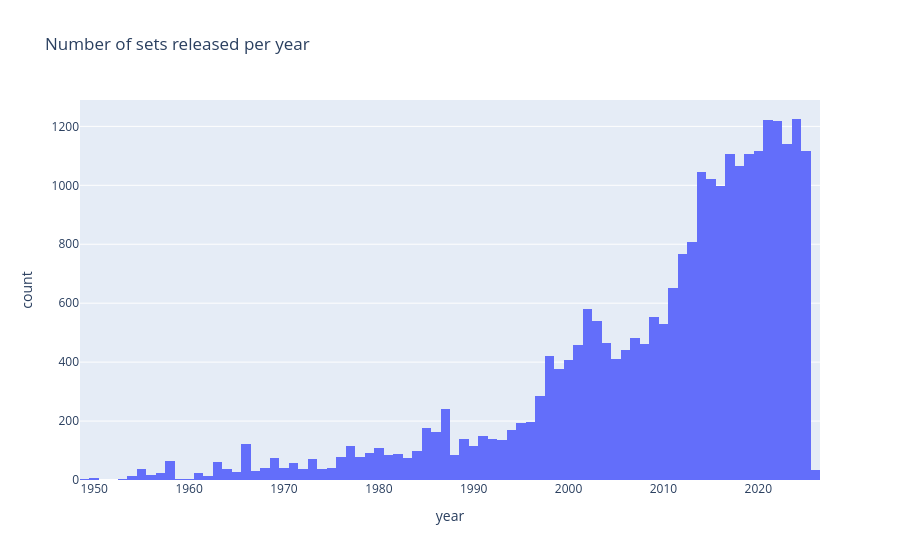

Source (notebook cell):
### Code cell
fig = px.histogram(
    df_sets,
    x="year",
    title="Number of sets released per year",
)
fig.show()

### Figure 1 — Plotly figure (JSON) as saved in the notebook; plotly's stock layout.template omitted (floating-point values rounded to 4 significant figures; data arrays with more than 128 entries replaced by an {"elided": "..."} marker saying what was removed)
{"data": [{"bingroup": "x", "hovertemplate": "year=%{x}<br>count=%{y}<extra></extra>", "legendgroup": "", "marker": {"color": "#636efa", "pattern": {"shape": ""}}, "name": "", "orientation": "v", "showlegend": false, "type": "histogram", "x": {"elided": "25673 int values"}, "xaxis": "x", "yaxis": "y"}], "layout": {"barmode": "relative", "legend": {"tracegroupgap": 0}, "title": {"text": "Number of sets released per year"}, "xaxis": {"anchor": "y", "domain": [0, 1], "title": {"text": "year"}}, "yaxis": {"anchor": "x", "domain": [0, 1], "title": {"text": "count"}}}}
